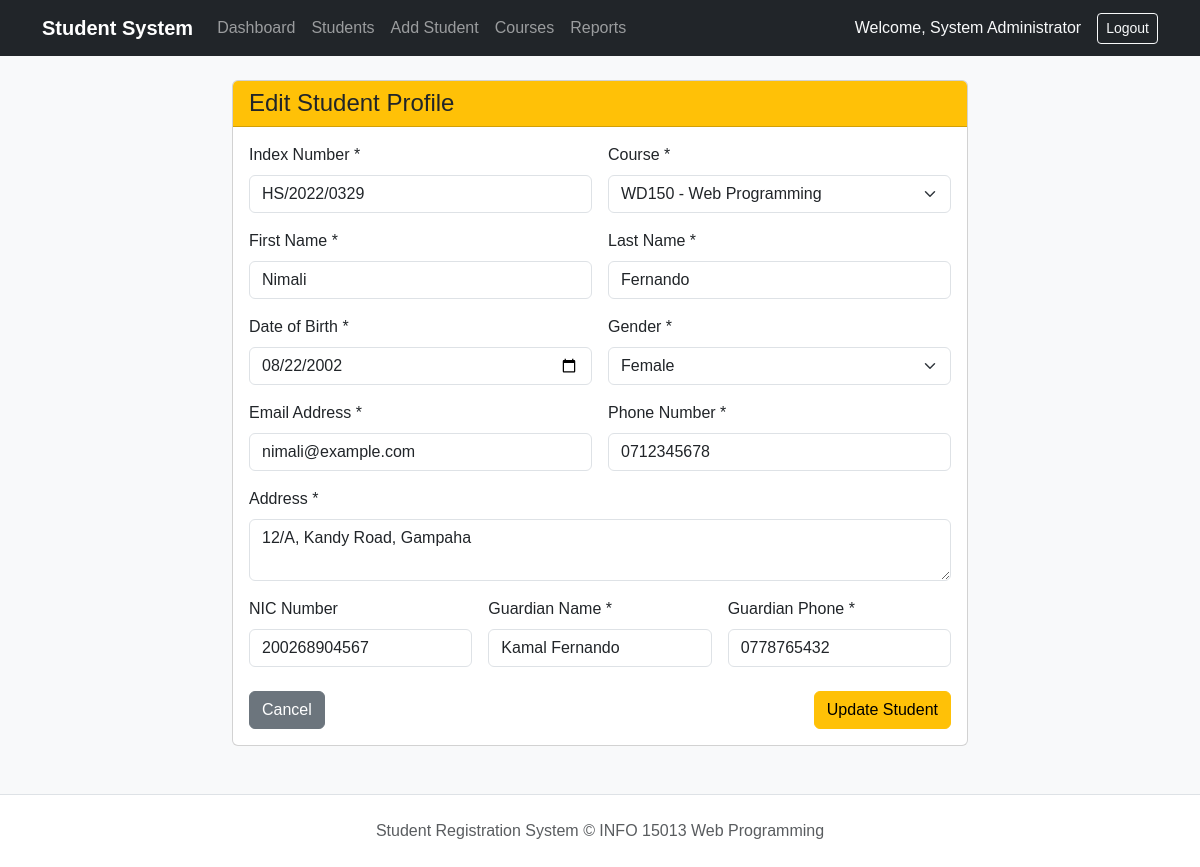
Screenshot of /students/edit.php?id=2 (signed in) with the database file from the repository.
### tables this page shows
CREATE TABLE `students` (
  `id` INT AUTO_INCREMENT PRIMARY KEY,
  `index_number` VARCHAR(30) NOT NULL UNIQUE,
  `first_name` VARCHAR(50) NOT NULL,
  `last_name` VARCHAR(50) NOT NULL,
  `dob` DATE NOT NULL,
  `gender` ENUM('Male', 'Female', 'Other') NOT NULL,
  `email` VARCHAR(100) NOT NULL UNIQUE,
  `phone` VARCHAR(20) NOT NULL,
  `address` TEXT NOT NULL,
  `nic` VARCHAR(20) DEFAULT NULL,
  `guardian_name` VARCHAR(100) NOT NULL,
  `guardian_phone` VARCHAR(20) NOT NULL,
  `created_at` TIMESTAMP DEFAULT CURRENT_TIMESTAMP,
  `updated_at` TIMESTAMP DEFAULT CURRENT_TIMESTAMP ON UPDATE CURRENT_TIMESTAMP
);

CREATE TABLE `enrollments` (
  `id` INT AUTO_INCREMENT PRIMARY KEY,
  `student_id` INT NOT NULL,
  `course_id` INT NOT NULL,
  `enrolled_at` TIMESTAMP DEFAULT CURRENT_TIMESTAMP,
  UNIQUE KEY `unique_student_course` (`student_id`, `course_id`),
  CONSTRAINT `fk_enrollment_student` FOREIGN KEY (`student_id`) REFERENCES `students` (`id`) ON DELETE CASCADE,
  CONSTRAINT `fk_enrollment_course` FOREIGN KEY (`course_id`) REFERENCES `courses` (`id`) ON DELETE RESTRICT
);

CREATE TABLE `courses` (
  `id` INT AUTO_INCREMENT PRIMARY KEY,
  `course_code` VARCHAR(20) NOT NULL UNIQUE,
  `course_name` VARCHAR(100) NOT NULL,
  `duration` VARCHAR(50) NOT NULL,
  `description` TEXT DEFAULT NULL,
  `status` ENUM('active', 'inactive') NOT NULL DEFAULT 'active',
  `created_at` TIMESTAMP DEFAULT CURRENT_TIMESTAMP
);

### includes/functions.php (called while the page is built)
<?php
function sanitize($data) {
    return htmlspecialchars(trim((string)$data), ENT_QUOTES, 'UTF-8');
}

### students/edit.php (the view, shortened to what this page needs)
<?php
require_once __DIR__ . '/../config/database.php';
require_once __DIR__ . '/../includes/functions.php';
$id = isset($_GET['id']) ? (int)$_GET['id'] : 0;
$stmt = $pdo->prepare("SELECT * FROM students WHERE id = ?");
$stmt->execute([$id]);
$student = $stmt->fetch();
$courses = $pdo->query("SELECT id, course_code, course_name FROM courses WHERE status = 'active' ORDER BY course_code ASC")->fetchAll();
$stmtEnroll = $pdo->prepare("SELECT course_id FROM enrollments WHERE student_id = ? LIMIT 1");
$stmtEnroll->execute([$id]);
$current_course_id = (int)$stmtEnroll->fetchColumn();
$index_number = $student['index_number'];
$first_name = $student['first_name'];
$last_name = $student['last_name'];
$dob = $student['dob'];
$gender = $student['gender'];
$email = $student['email'];
$phone = $student['phone'];
$address = $student['address'];
$nic = $student['nic'] ?? '';
$guardian_name = $student['guardian_name'];
$guardian_phone = $student['guardian_phone'];
$course_id = $current_course_id;
require_once __DIR__ . '/../includes/header.php';
?>
<div class="row justify-content-center">
    <div class="col-md-8">
        <div class="card">
            <div class="card-header bg-warning text-dark">
                <h4 class="mb-0">Edit Student Profile</h4>
            </div>
            <div class="card-body">
                <form action="edit.php?id=<?= $id ?>" method="POST" id="studentForm">
                    <div class="row g-3">
                        <div class="col-md-6">
                            <label for="index_number" class="form-label">Index Number *</label>
                            <input type="text" class="form-control" id="index_number" name="index_number" value="<?= sanitize($index_number) ?>" required>
                        </div>
                        <div class="col-md-6">
                            <label for="course_id" class="form-label">Course *</label>
                            <select class="form-select" id="course_id" name="course_id" required>
                                <?php foreach ($courses as $c): ?>
                                    <option value="<?= $c['id'] ?>" <?= $course_id === (int)$c['id'] ? 'selected' : '' ?>>
                                        <?= sanitize($c['course_code'] . ' - ' . $c['course_name']) ?>
                                    </option>
                                <?php endforeach; ?>
                            </select>
                        </div>
                        <div class="col-md-6">
                            <label for="first_name" class="form-label">First Name *</label>
                            <input type="text" class="form-control" id="first_name" name="first_name" value="<?= sanitize($first_name) ?>" required>
                        </div>
                        <div class="col-md-6">
                            <label for="last_name" class="form-label">Last Name *</label>
                            <input type="text" class="form-control" id="last_name" name="last_name" value="<?= sanitize($last_name) ?>" required>
                        </div>
                        <div class="col-md-6">
                            <label for="dob" class="form-label">Date of Birth *</label>
                            <input type="date" class="form-control" id="dob" name="dob" value="<?= sanitize($dob) ?>" required>
                        </div>
                        <div class="col-md-6">
                            <label for="gender" class="form-label">Gender *</label>
                            <select class="form-select" id="gender" name="gender">
                                <option value="Female" <?= $gender === 'Female' ? 'selected' : '' ?>>Female</option>
                            </select>
                        </div>
                        <div class="col-md-6">
                            <label for="email" class="form-label">Email Address *</label>
                            <input type="email" class="form-control" id="email" name="email" value="<?= sanitize($email) ?>" required>
                        </div>
                        <div class="col-md-6">
                            <label for="phone" class="form-label">Phone Number *</label>
                            <input type="text" class="form-control" id="phone" name="phone" value="<?= sanitize($phone) ?>" required>
                        </div>
                        <div class="col-12">
                            <label for="address" class="form-label">Address *</label>
                            <textarea class="form-control" id="address" name="address" rows="2" required><?= sanitize($address) ?></textarea>
                        </div>
                        <div class="col-md-4">
                            <label for="nic" class="form-label">NIC Number</label>
                            <input type="text" class="form-control" id="nic" name="nic" value="<?= sanitize($nic) ?>">
                        </div>
                        <div class="col-md-4">
                            <label for="guardian_name" class="form-label">Guardian Name *</label>
                            <input type="text" class="form-control" id="guardian_name" name="guardian_name" value="<?= sanitize($guardian_name) ?>" required>
                        </div>
                        <div class="col-md-4">
                            <label for="guardian_phone" class="form-label">Guardian Phone *</label>
                            <input type="text" class="form-control" id="guardian_phone" name="guardian_phone" value="<?= sanitize($guardian_phone) ?>" required>
                        </div>
                    </div>
                    <div class="d-flex justify-content-between mt-4">
                        <a href="index.php" class="btn btn-secondary">Cancel</a>
                        <button type="submit" class="btn btn-warning">Update Student</button>
                    </div>
                </form>
            </div>
        </div>
    </div>
</div>
<?php require_once __DIR__ . '/../includes/footer.php'; ?>

### assets/css/style.css (style rules this page uses)
body { font-family: Arial, sans-serif; background-color: #f8f9fa; }

### rows the page displays
students: index_number "HS/2022/0329", first_name "Nimali", last_name "Fernando", dob "08/22/2002", gender "Female", email "nimali@example.com", phone "0712345678", address "12/A, Kandy Road, Gampaha", nic "200268904567", guardian_name "Kamal Fernando", guardian_phone "0778765432"
enrollments: course_id "WD150 - Web Programming"

### other values shown
$_SESSION['admin_name'] "System Administrator"
